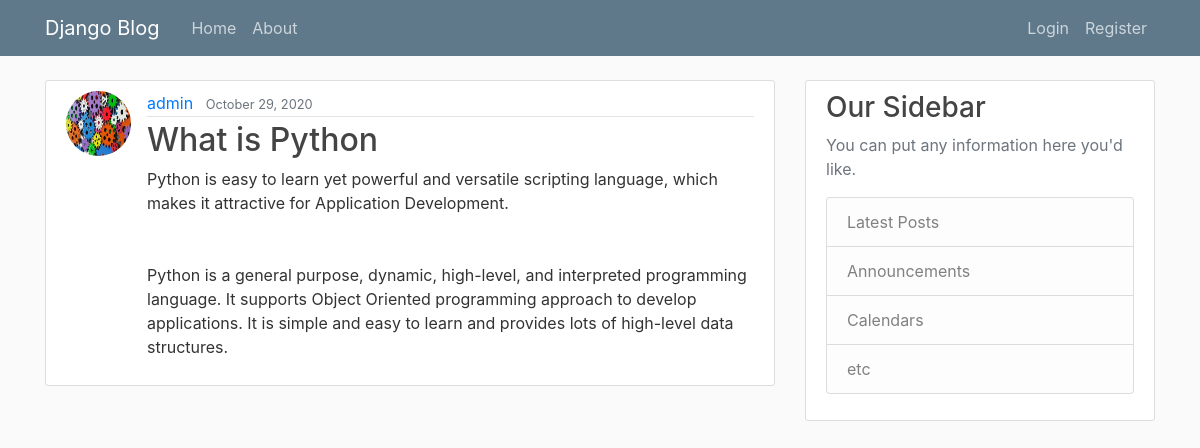
The app's page /post/2/ with its own data.
### blog/models.py (models this page shows, shortened)
class Post(models.Model):
    title = models.CharField(max_length=100)
    content = models.TextField()
    date_posted = models.DateTimeField(default=timezone.now)
    author = models.ForeignKey(User, on_delete=models.CASCADE)

### users/models.py (models this page shows, shortened)
class Profile(models.Model):
    image = models.ImageField(default='default.jpg', upload_to='profile_pics')
    user = models.OneToOneField(User, on_delete=models.CASCADE)

### blog/views.py (the view)
# urls.py: path('post/<int:pk>/', PostDetailView.as_view(), name='post-detail'),
class PostDetailView(DetailView):
    model = Post

### blog/templates/blog/post_detail.html (shortened to what this page needs)
{% extends "blog/base.html" %}
{% block content %}
  <article class="media content-section">
    <img class="rounded-circle article-img" src="{{ object.author.profile.image.url }}">
    <div class="media-body">
      <div class="article-metadata">
        <a class="mr-2" href="#">{{ object.author }}</a>
        <small class="text-muted">{{ object.date_posted|date:"F d, Y" }}</small>
      </div>
      <h2 class="article-title">{{ object.title }}</h2>
      <p class="article-content">{{ object.content }}</p>
    </div>
  </article>
{% endblock content %}

### blog/static/blog/main.css (style rules this page uses)
body { background: #fafafa; color: #333333; margin-top: 5rem; }
h1, h2, h3, h4, h5, h6 { color: #444444; }
.content-section { background: #ffffff; padding: 10px 20px; border: 1px solid #dddddd; border-radius: 3px; margin-bottom: 20px; }
.article-title { color: #444444; }
.article-content { white-space: pre-line; }
.article-img { height: 65px; width: 65px; margin-right: 16px; }
.article-metadata { padding-bottom: 1px; margin-bottom: 4px; border-bottom: 1px solid #e3e3e3 }

### records on screen
Post: author.profile.image (placeholder picture), author "admin", date_posted "October 29, 2020", title "What is Python", content "Python is easy to learn yet powerful and versatile scripting language, which makes it attractive for Application Development. Python is a general purpose, dynamic, high-level, and interpreted programming language. It supports Object Oriented programming approach to develop applications. It is simple and easy to learn and provides lots of high-level data structures."
